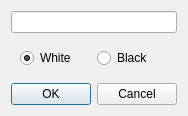
<?xml version="1.0" encoding="UTF-8"?>
<ui version="4.0">
 <class>go_to_move</class>
 <widget class="QDialog" name="go_to_move">
  <property name="geometry">
   <rect>
    <x>0</x>
    <y>0</y>
    <width>174</width>
    <height>113</height>
   </rect>
  </property>
  <property name="windowTitle">
   <string>Go to move</string>
  </property>
  <layout class="QVBoxLayout" name="verticalLayout">
   <item>
    <widget class="QLineEdit" name="move_num"/>
   </item>
   <item>
    <widget class="QWidget" name="widget" native="true">
     <layout class="QHBoxLayout" name="horizontalLayout">
      <item>
       <widget class="QRadioButton" name="white">
        <property name="text">
         <string>White</string>
        </property>
        <property name="checked">
         <bool>true</bool>
        </property>
       </widget>
      </item>
      <item>
       <widget class="QRadioButton" name="black">
        <property name="text">
         <string>Black</string>
        </property>
       </widget>
      </item>
     </layout>
    </widget>
   </item>
   <item>
    <widget class="QDialogButtonBox" name="buttonBox">
     <property name="standardButtons">
      <set>QDialogButtonBox::Cancel|QDialogButtonBox::Ok</set>
     </property>
     <property name="centerButtons">
      <bool>true</bool>
     </property>
    </widget>
   </item>
  </layout>
 </widget>
 <resources/>
 <connections>
  <connection>
   <sender>buttonBox</sender>
   <signal>accepted()</signal>
   <receiver>go_to_move</receiver>
   <slot>accept()</slot>
   <hints>
    <hint type="sourcelabel">
     <x>39</x>
     <y>95</y>
    </hint>
    <hint type="destinationlabel">
     <x>42</x>
     <y>-8</y>
    </hint>
   </hints>
  </connection>
  <connection>
   <sender>buttonBox</sender>
   <signal>rejected()</signal>
   <receiver>go_to_move</receiver>
   <slot>reject()</slot>
   <hints>
    <hint type="sourcelabel">
     <x>123</x>
     <y>91</y>
    </hint>
    <hint type="destinationlabel">
     <x>113</x>
     <y>-2</y>
    </hint>
   </hints>
  </connection>
 </connections>
</ui>
